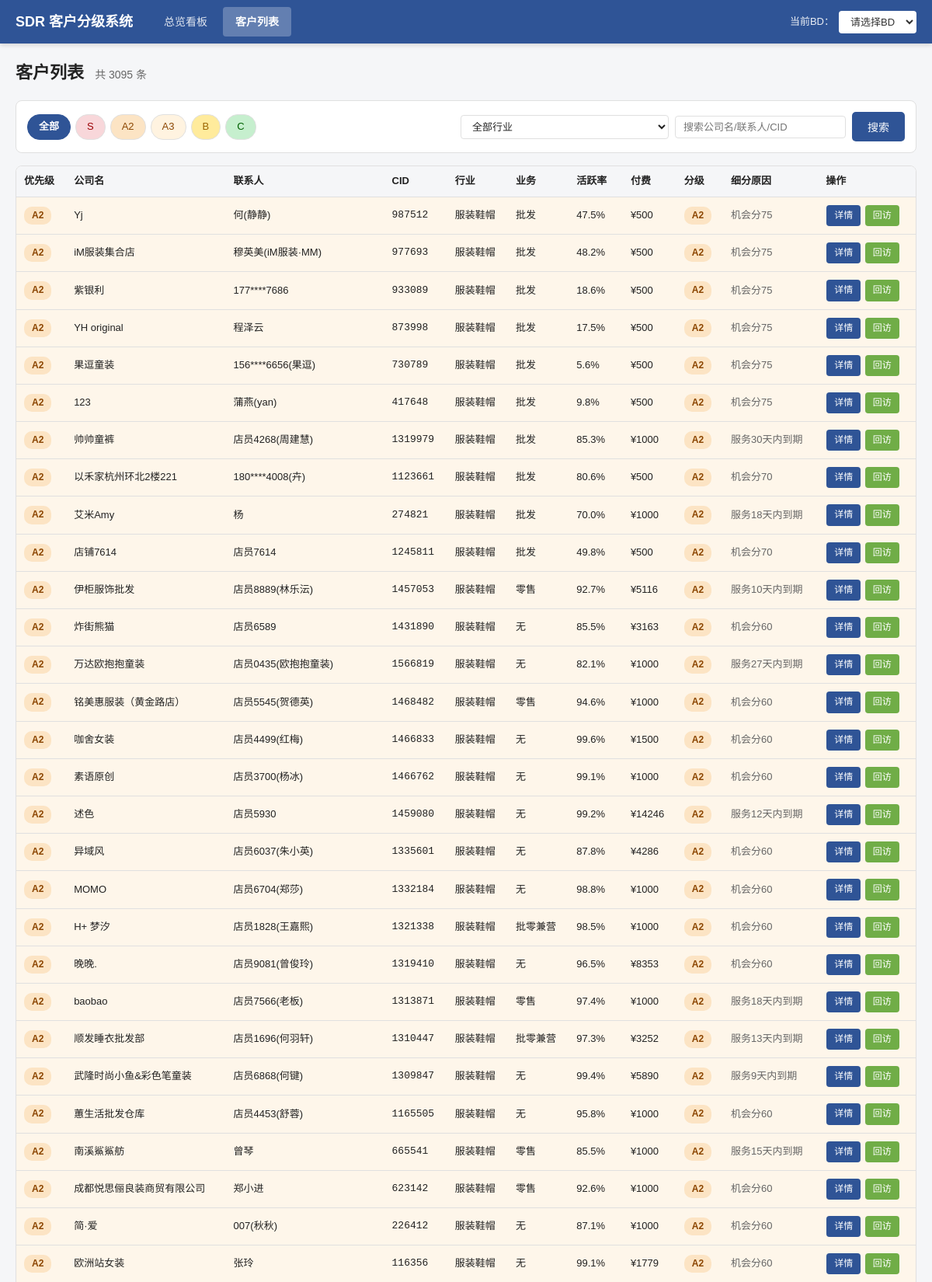
The app's page /customers?grade=全部&industry=&q=&page=2 (upper part) with its own data.
### tables this page shows
CREATE TABLE customers (
        cid TEXT PRIMARY KEY,
        name TEXT, contact TEXT, phone TEXT,
        industry TEXT, biz_type TEXT,
        store_count INTEGER, sub_accounts INTEGER,
        active_rate REAL, login_days INTEGER, total_days INTEGER,
        pay_amount REAL, hard_qty INTEGER,
        last_visit_record TEXT, visit_time INTEGER,
        intention TEXT, sys_type INTEGER, reg_date TEXT,
        expiring_services TEXT,
        services TEXT,
        score INTEGER, sub_grade TEXT, sub_reason TEXT,
        opportunity_score INTEGER, opportunity_type TEXT,
        d1 INTEGER, d2 INTEGER, d3 INTEGER, d4 INTEGER, d5 INTEGER, d6 INTEGER,
        painpoints TEXT, script TEXT, action TEXT,
        days_since_visit INTEGER,
        updated_at TIMESTAMP
    );

### app.py (the view)
@app.route('/customers')
def customers():
    db = get_db()
    page = request.args.get('page', 1, type=int)
    grade = request.args.get('grade', '全部')
    industry = request.args.get('industry', '')
    keyword = request.args.get('q', '').strip()
    where = []
    params = []
    if grade and grade != '全部':
        where.append('sub_grade = ?')
        params.append(grade)
    if industry:
        where.append('industry = ?')
        params.append(industry)
    if keyword:
        where.append('(name LIKE ? OR contact LIKE ? OR cid LIKE ?)')
        kw = f'%{keyword}%'
        params.extend([kw, kw, kw])
    where_sql = (' WHERE ' + ' AND '.join(where)) if where else ''
    order_sql = " ORDER BY CASE sub_grade WHEN 'S' THEN 0 WHEN 'A2' THEN 1 WHEN 'A3' THEN 2 WHEN 'B' THEN 3 ELSE 4 END, opportunity_score DESC, score DESC"
    per_page = 50
    offset = (page - 1) * per_page
    total = db.execute(f'SELECT COUNT(*) c FROM customers{where_sql}', params).fetchone()['c']
    rows = db.execute(
        f'SELECT * FROM customers{where_sql}{order_sql} LIMIT ? OFFSET ?',
        params + [per_page, offset]
    ).fetchall()
    import re as _re
    def _mask_phone(text):
        if not text:
            return text
        return _re.sub(r'1[3-9]\d{9}', lambda m: m.group()[:3] + '****' + m.group()[-4:], str(text))
    masked_rows = []
    for r in rows:
        rd = dict(r)
        rd['name'] = _mask_phone(rd.get('name', ''))
        rd['contact'] = _mask_phone(rd.get('contact', ''))
        rd['phone'] = ''  # 完整号码不传前端
        masked_rows.append(rd)
    rows = masked_rows
    ind_rows = db.execute(
        'SELECT DISTINCT industry FROM customers ORDER BY industry'
    ).fetchall()
    industries = [r['industry'] for r in ind_rows]
    total_pages = max(1, (total + per_page - 1) // per_page)
    return render_template('customers.html',
                           customers=rows, total=total, page=page,
                           total_pages=total_pages,
                           grades=['全部', 'S', 'A2', 'A3', 'B', 'C'],
                           current_grade=grade,
                           industries=industries,
                           current_industry=industry,
                           keyword=keyword,
                           bd_names=BD_NAMES)

### app.py (called while the page is built)
def get_db():
    if 'db' not in g:
        g.db = sqlite3.connect(DB_PATH)
        g.db.row_factory = sqlite3.Row
    return g.db

### templates/customers.html (shortened to what this page needs)
{% extends 'base.html' %}
{% block content %}
<h1 class="page-title">客户列表 <span class="page-sub">共 {{ total }} 条</span></h1>
<form class="filter-bar" method="get" action="/customers">
  <div class="filter-chips">
    {% for g in grades %}
    <label class="chip {% if current_grade == g %}active{% endif %} grade-{{ g }}">
      {% if g == '全部' %}全部{% else %}{{ g }}{% endif %}
    </label>
    {% endfor %}
  </div>
  <div class="filter-controls">
    <select name="industry" onchange="this.form.submit()">
      <option value="">全部行业</option>
    </select>
    <input type="text" name="q" value="{{ keyword }}" placeholder="搜索公司名/联系人/CID">
    <button type="submit" class="btn-primary">搜索</button>
  </div>
</form>
<div class="table-wrap">
  <table class="cust-table">
    <thead>
      <tr>
        <th>优先级</th>
        <th>公司名</th>
        <th>联系人</th>
        <th>CID</th>
        <th>行业</th>
        <th>业务</th>
        <th>活跃率</th>
        <th>付费</th>
        <th>分级</th>
        <th>细分原因</th>
        <th>操作</th>
      </tr>
    </thead>
    <tbody>
      {% for c in customers %}
      <tr class="row-{{ c.sub_grade }}">
        <td><span class="grade-badge grade-{{ c.sub_grade }}">{{ c.sub_grade }}</span></td>
        <td class="td-name">{{ c.name or '-' }}</td>
        <td>{{ c.contact or '-' }}</td>
        <td class="td-cid">{{ c.cid or '-' }}</td>
        <td>{{ c.industry }}</td>
        <td>{{ c.biz_type }}</td>
        <td>{{ "%.1f"|format(c.active_rate) }}%</td>
        <td>{% if c.pay_amount > 0 %}¥{{ "%.0f"|format(c.pay_amount) }}{% else %}-{% endif %}</td>
        <td><span class="grade-badge grade-{{ c.sub_grade }}">{{ c.sub_grade }}</span></td>
        <td class="td-reason">{{ c.sub_reason or '-' }}</td>
        <td class="td-action">
          <a class="btn-small" href="/customer/{{ c.cid }}">详情</a>
          <a class="btn-small btn-visit" href="/customer/{{ c.cid }}#visit-form">回访</a>
        </td>
      </tr>
      {% endfor %}
    </tbody>
  </table>
</div>
{% endblock %}

### static/style.css (style rules this page uses)
* { box-sizing: border-box; margin: 0; padding: 0; }
:root { --bg: #f5f6f8; --card-bg: #ffffff; --text: #222; --text-muted: #666; --border: #e0e0e0; --primary: #2F5496; --primary-hover: #1f3d7a; --s-bg: #F8D7DA; --s-text: #9C0006; --a2-bg: #FCE4C4; --a2-text: #8B4500; --a3-bg: #FFF3E0; --a3-text: #8B4500; --b-bg: #FFEB9C; --b-text: #9C6500; --c-bg: #C6EFCE; --c-text: #006100; }
body { font-family: '微软雅黑', 'Microsoft YaHei', sans-serif; background: var(--bg); color: var(--text); line-height: 1.6; min-height: 100vh; display: flex; flex-direction: column; }
.page-title { font-size: 22px; margin-bottom: 18px; color: var(--text); }
.page-sub { font-size: 14px; color: var(--text-muted); font-weight: normal; margin-left: 8px; }
.btn-primary { display: inline-block; background: var(--primary); color: #fff; border: none; padding: 9px 20px; border-radius: 5px; font-size: 14px; font-family: inherit; cursor: pointer; text-decoration: none; transition: background 0.2s; }
.btn-small { display: inline-block; background: var(--primary); color: #fff; border: none; padding: 4px 10px; border-radius: 4px; font-size: 12px; font-family: inherit; cursor: pointer; text-decoration: none; margin: 1px; }
.btn-visit { background: #70AD47; }
.filter-bar { background: var(--card-bg); border: 1px solid var(--border); border-radius: 8px; padding: 14px; margin-bottom: 16px; display: flex; flex-wrap: wrap; gap: 14px; align-items: center; justify-content: space-between; }
.filter-chips { display: flex; gap: 6px; flex-wrap: wrap; }
.chip { display: inline-block; padding: 5px 14px; border: 1px solid var(--border); border-radius: 16px; font-size: 13px; cursor: pointer; background: var(--bg); color: var(--text); position: relative; }
.chip.active { font-weight: bold; }
.chip.grade-全部.active { background: var(--primary); color: #fff; border-color: var(--primary); }
.filter-controls { display: flex; gap: 8px; flex-wrap: wrap; align-items: center; }
.filter-controls select, .filter-controls input { padding: 6px 10px; border: 1px solid var(--border); border-radius: 4px; font-size: 13px; font-family: inherit; background: var(--card-bg); color: var(--text); }
.filter-controls input { min-width: 220px; }
.table-wrap { background: var(--card-bg); border: 1px solid var(--border); border-radius: 8px; overflow-x: auto; }
.cust-table { width: 100%; border-collapse: collapse; font-size: 13px; }
.cust-table th, .cust-table td { padding: 9px 10px; text-align: left; border-bottom: 1px solid var(--border); white-space: nowrap; }
.cust-table th { background: var(--bg); font-weight: bold; color: var(--text); position: sticky; top: 0; }
.td-name { max-width: 220px; overflow: hidden; text-overflow: ellipsis; }
.td-cid { font-family: Consolas, monospace; }
.td-reason { max-width: 240px; overflow: hidden; text-overflow: ellipsis; color: var(--text-muted); }
.td-action { white-space: nowrap; }
.row-A2 td { background: rgba(252,228,196,0.35); }
.grade-badge { display: inline-block; padding: 2px 10px; border-radius: 10px; font-size: 12px; font-weight: bold; min-width: 28px; text-align: center; }
.grade-S { background: var(--s-bg); color: var(--s-text); }
.grade-A2 { background: var(--a2-bg); color: var(--a2-text); }
.grade-A3 { background: var(--a3-bg); color: var(--a3-text); }
.grade-B { background: var(--b-bg); color: var(--b-text); }
.grade-C { background: var(--c-bg); color: var(--c-text); }

### records on screen
customers: sub_grade "A2", name "Yj", contact "何(静静)", cid "987512", industry "服装鞋帽", biz_type "批发", active_rate "47.5", pay_amount "500", sub_reason "机会分75"
customers: sub_grade "A2", name "iM服装集合店", contact "穆英美(iM服装·MM)", cid "977693", industry "服装鞋帽", biz_type "批发", active_rate "48.2", pay_amount "500", sub_reason "机会分75"
customers: sub_grade "A2", name "紫银利", contact "177****7686", cid "933089", industry "服装鞋帽", biz_type "批发", active_rate "18.6", pay_amount "500", sub_reason "机会分75"
customers: sub_grade "A2", name "YH original", contact "程泽云", cid "873998", industry "服装鞋帽", biz_type "批发", active_rate "17.5", pay_amount "500", sub_reason "机会分75"
customers: sub_grade "A2", name "果逗童装", contact "156****6656(果逗)", cid "730789", industry "服装鞋帽", biz_type "批发", active_rate "5.6", pay_amount "500", sub_reason "机会分75"
customers: sub_grade "A2", name "123", contact "蒲燕(yan)", cid "417648", industry "服装鞋帽", biz_type "批发", active_rate "9.8", pay_amount "500", sub_reason "机会分75"
customers: sub_grade "A2", name "帅帅童裤", contact "店员4268(周建慧)", cid "1319979", industry "服装鞋帽", biz_type "批发", active_rate "85.3", pay_amount "1000", sub_reason "服务30天内到期"
customers: sub_grade "A2", name "以禾家杭州环北2楼221", contact "180****4008(卉)", cid "1123661", industry "服装鞋帽", biz_type "批发", active_rate "80.6", pay_amount "500", sub_reason "机会分70"
customers: sub_grade "A2", name "艾米Amy", contact "杨", cid "274821", industry "服装鞋帽", biz_type "批发", active_rate "70.0", pay_amount "1000", sub_reason "服务18天内到期"
customers: sub_grade "A2", name "店铺7614", contact "店员7614", cid "1245811", industry "服装鞋帽", biz_type "批发", active_rate "49.8", pay_amount "500", sub_reason "机会分70"
customers: sub_grade "A2", name "伊柜服饰批发", contact "店员8889(林乐沄)", cid "1457053", industry "服装鞋帽", biz_type "零售", active_rate "92.7", pay_amount "5116", sub_reason "服务10天内到期"
customers: sub_grade "A2", name "炸街熊猫", contact "店员6589", cid "1431890", industry "服装鞋帽", biz_type "无", active_rate "85.5", pay_amount "3163", sub_reason "机会分60"
customers: sub_grade "A2", name "万达欧抱抱童装", contact "店员0435(欧抱抱童装)", cid "1566819", industry "服装鞋帽", biz_type "无", active_rate "82.1", pay_amount "1000", sub_reason "服务27天内到期"
customers: sub_grade "A2", name "铭美惠服装（黄金路店）", contact "店员5545(贺德英)", cid "1468482", industry "服装鞋帽", biz_type "零售", active_rate "94.6", pay_amount "1000", sub_reason "机会分60"
customers: sub_grade "A2", name "咖舍女装", contact "店员4499(红梅)", cid "1466833", industry "服装鞋帽", biz_type "无", active_rate "99.6", pay_amount "1500", sub_reason "机会分60"
customers: sub_grade "A2", name "素语原创", contact "店员3700(杨冰)", cid "1466762", industry "服装鞋帽", biz_type "无", active_rate "99.1", pay_amount "1000", sub_reason "机会分60"
customers: sub_grade "A2", name "述色", contact "店员5930", cid "1459080", industry "服装鞋帽", biz_type "无", active_rate "99.2", pay_amount "14246", sub_reason "服务12天内到期"
customers: sub_grade "A2", name "异域风", contact "店员6037(朱小英)", cid "1335601", industry "服装鞋帽", biz_type "无", active_rate "87.8", pay_amount "4286", sub_reason "机会分60"
customers: sub_grade "A2", name "MOMO", contact "店员6704(郑莎)", cid "1332184", industry "服装鞋帽", biz_type "无", active_rate "98.8", pay_amount "1000", sub_reason "机会分60"
customers: sub_grade "A2", name "H+ 梦汐", contact "店员1828(王嘉熙)", cid "1321338", industry "服装鞋帽", biz_type "批零兼营", active_rate "98.5", pay_amount "1000", sub_reason "机会分60"
customers: sub_grade "A2", name "晚晚.", contact "店员9081(曾俊玲)", cid "1319410", industry "服装鞋帽", biz_type "无", active_rate "96.5", pay_amount "8353", sub_reason "机会分60"
customers: sub_grade "A2", name "baobao", contact "店员7566(老板)", cid "1313871", industry "服装鞋帽", biz_type "零售", active_rate "97.4", pay_amount "1000", sub_reason "服务18天内到期"
customers: sub_grade "A2", name "顺发睡衣批发部", contact "店员1696(何羽轩)", cid "1310447", industry "服装鞋帽", biz_type "批零兼营", active_rate "97.3", pay_amount "3252", sub_reason "服务13天内到期"
customers: sub_grade "A2", name "武隆时尚小鱼&彩色笔童装", contact "店员6868(何键)", cid "1309847", industry "服装鞋帽", biz_type "无", active_rate "99.4", pay_amount "5890", sub_reason "服务9天内到期"
customers: sub_grade "A2", name "蕙生活批发仓库", contact "店员4453(舒蓉)", cid "1165505", industry "服装鞋帽", biz_type "无", active_rate "95.8", pay_amount "1000", sub_reason "机会分60"
customers: sub_grade "A2", name "南溪鯊鯊舫", contact "曾琴", cid "665541", industry "服装鞋帽", biz_type "零售", active_rate "85.5", pay_amount "1000", sub_reason "服务15天内到期"
customers: sub_grade "A2", name "成都悦思俪良装商贸有限公司", contact "郑小进", cid "623142", industry "服装鞋帽", biz_type "零售", active_rate "92.6", pay_amount "1000", sub_reason "机会分60"
customers: sub_grade "A2", name "简·爱", contact "007(秋秋)", cid "226412", industry "服装鞋帽", biz_type "无", active_rate "87.1", pay_amount "1000", sub_reason "机会分60"
customers: sub_grade "A2", name "欧洲站女装", contact "张玲", cid "116356", industry "服装鞋帽", biz_type "无", active_rate "99.1", pay_amount "1779", sub_reason "机会分60"

### other values on screen
{{ total }} "3095"
{{ g }} "S" "A2" "A3" "B" "C"
